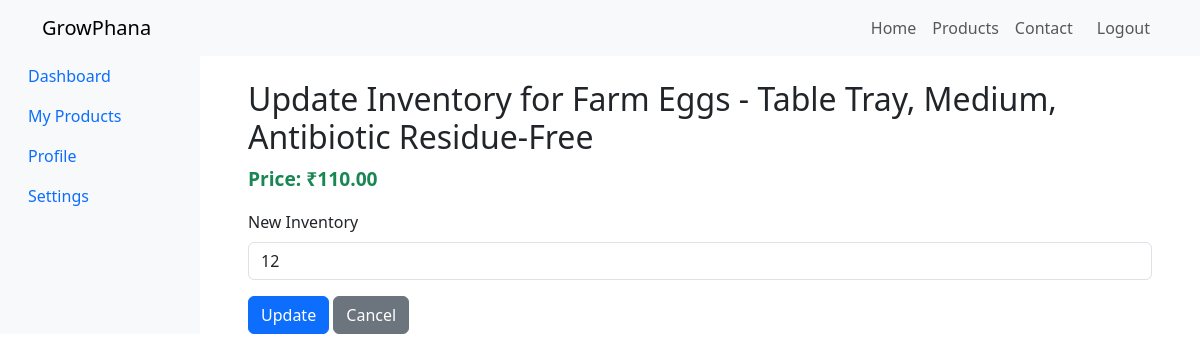
/update-inventory/9580/, run on an earlier commit of the app's database.
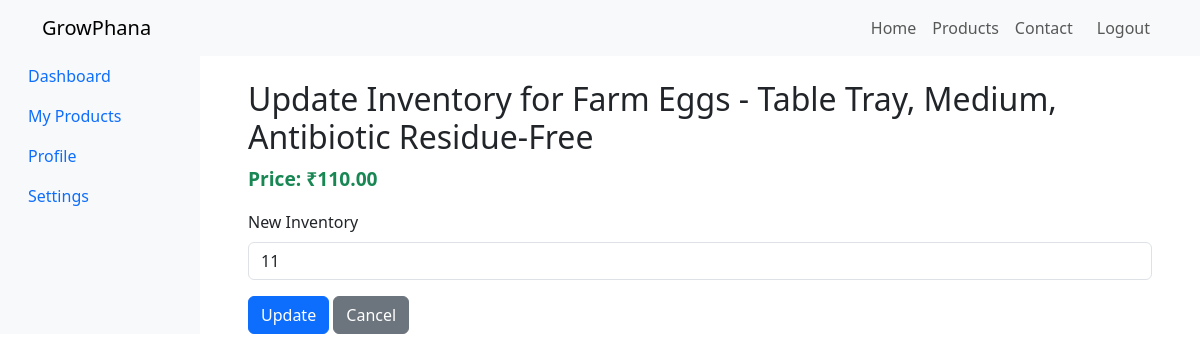
And on a later commit of the database.
### store/models.py (models this page shows, shortened)
class Product(models.Model):
    vendor = models.ForeignKey(Vendor, on_delete=models.CASCADE, related_name="products" , null=True , blank=True)
    inventory = models.PositiveIntegerField(null=True)
    name = models.CharField(max_length=200)
    price = models.DecimalField(max_digits=7 , decimal_places=2)
    discounted_price = models.DecimalField(max_digits=7 , decimal_places=2 , null=True , blank=True)
    digital = models.BooleanField(default=False , null=True , blank=True)
    image = models.ImageField(null=True , blank=True)
    Brand = models.CharField(max_length=200 , null=True , blank=True)
    catgory = models.CharField(max_length=200 , null=True , blank=True)
    sub_catgory = models.CharField(max_length=200 , null=True , blank=True)
    description = models.CharField(max_length=10000 , null=True , blank=True)

### vendor/views.py (the view)
# urls.py: path('update-inventory/<int:product_id>/', views.update_inventory, name="update_inventory"),
def update_inventory(request, product_id):
    product = get_object_or_404(Product, id=product_id)
    if request.method == 'POST':
        new_inventory = request.POST.get('inventory')
        if new_inventory.isdigit():
            product.inventory = int(new_inventory)
            product.save()
            return redirect('product_management')
    return render(request, "vendor/update_inventory.html", {'product': product})

### vendor/templates/vendor/update_inventory.html (shortened to what this page needs)
{% extends 'vendorLayout/app.html' %}
{% load static %}
{% block content %}
<div class="container">
    <h2>Update Inventory for {{ product.name }}</h2>
    <p class="text-success" style="font-size:1.2rem; font-weight:600;">Price: ₹{{ product.price|floatformat:2 }}</p>
    <form method="POST">
        <div class="mb-3">
            <label for="inventory" class="form-label">New Inventory</label>
            <input type="number" class="form-control" id="inventory" name="inventory" value="{{ product.inventory }}" required>
        </div>
        <button type="submit" class="btn btn-primary">Update</button>
        <a href="{% url 'product_management' %}" class="btn btn-secondary">Cancel</a>
    </form>
</div>
{% endblock %}

What changed in the data, as far as the page shows it:
changed Product "Farm Eggs - Table Tray, Medium, Antibiotic Residue-Free": inventory "12" → "11"
